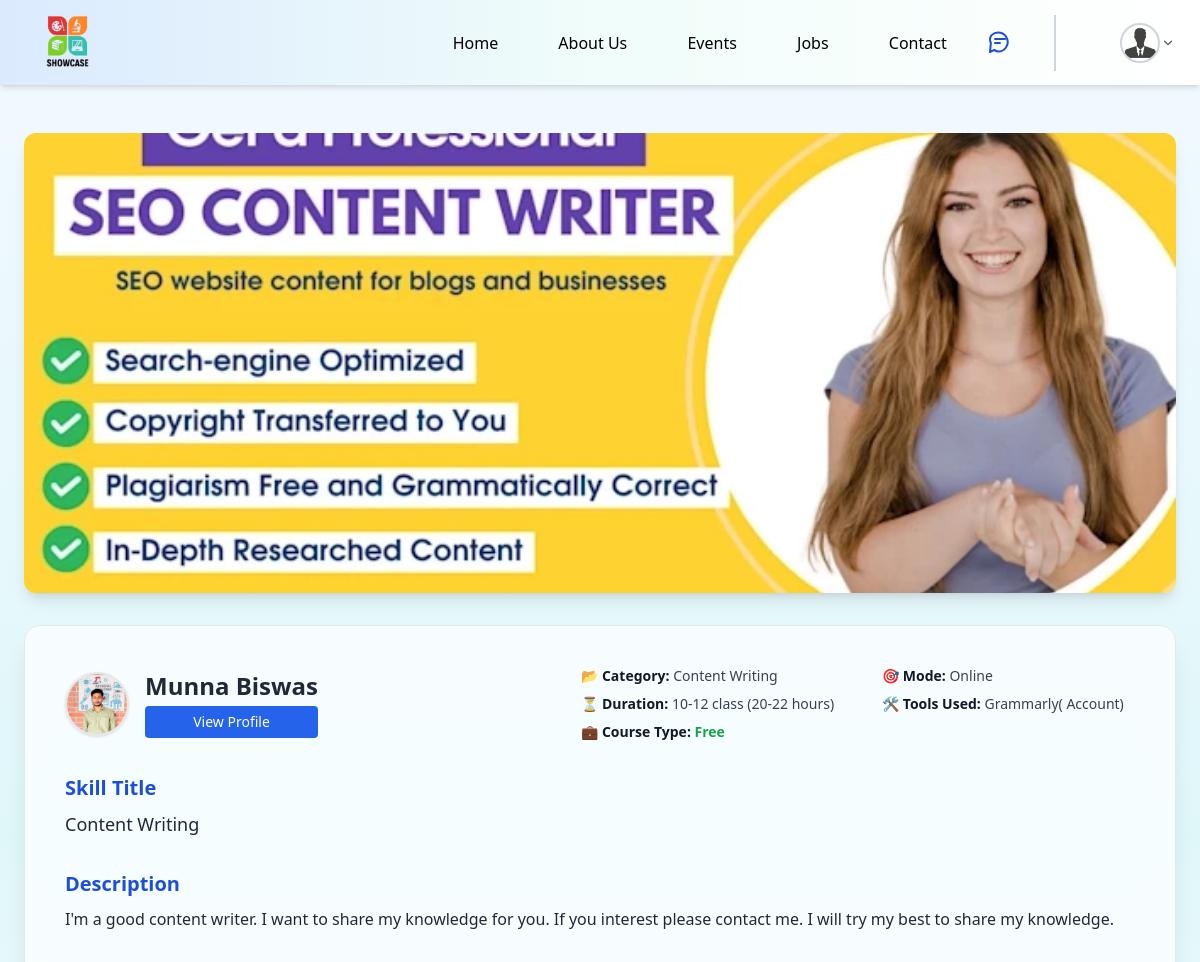
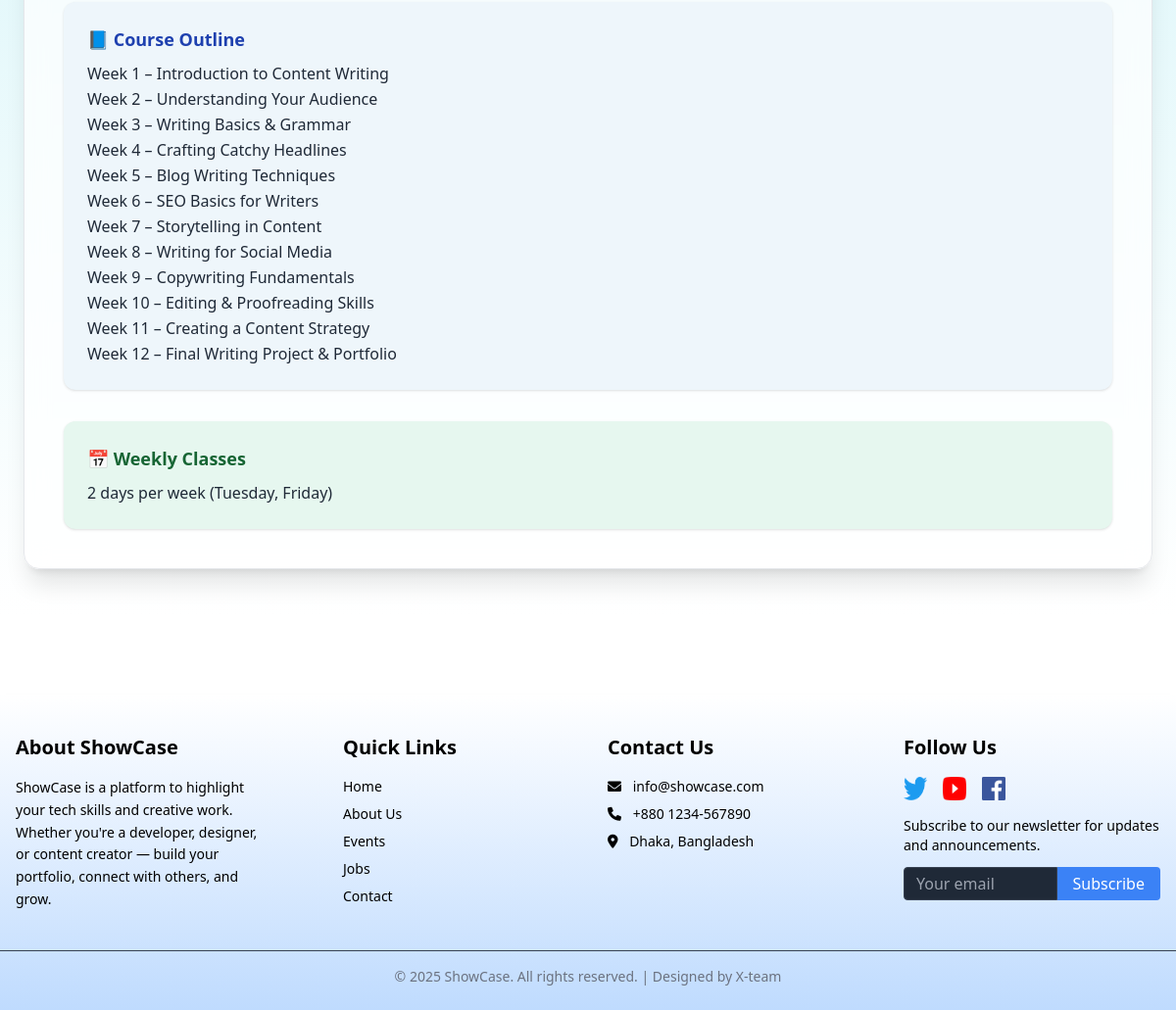
The app's page /postDetails.php?id=114 (signed in) with its own data (2 pictures, top to bottom).
### tables this page shows
CREATE TABLE `skill_posts` (
  `id` int(11) NOT NULL,
  `user_id` int(11) NOT NULL,
  `title` varchar(255) DEFAULT NULL,
  `description` text DEFAULT NULL,
  `category` varchar(100) DEFAULT NULL,
  `image_path` varchar(255) DEFAULT NULL,
  `video_path` varchar(255) DEFAULT NULL,
  `created_at` timestamp NOT NULL DEFAULT current_timestamp(),
  `tools_used` varchar(255) DEFAULT NULL,
  `MODE` enum('Online','Offline') DEFAULT 'Online',
  `duration` varchar(100) DEFAULT NULL,
  `others` text DEFAULT NULL,
  `course_outline` text DEFAULT NULL,
  `weekly_class` varchar(255) DEFAULT NULL,
  `course_type` enum('free','paid') DEFAULT 'free'
);

CREATE TABLE `users` (
  `id` int(11) NOT NULL,
  `name` varchar(100) DEFAULT NULL,
  `email` varchar(100) DEFAULT NULL,
  `password` varchar(255) DEFAULT NULL,
  `cover_photo` varchar(255) DEFAULT 'Images/default_cover.jpg',
  `profile_picture` varchar(255) DEFAULT 'Images/default_profile.png'
);

### postDetails.php (the view, shortened to what this page needs)
<?php
include 'db.php';
$user_id = $_SESSION['user_id'];
$stmt = $conn->prepare("SELECT profile_picture FROM users WHERE id = ?");
$stmt->bind_param("i", $user_id);
$stmt->execute();
$stmt->bind_result($profile_picture);
$imagePath = (!empty($profile_picture) && file_exists(__DIR__ . "/profileSystem/" . $profile_picture))
    ? "profileSystem/" . $profile_picture
    : "Images/default_profile.jpg";
$post_id = intval($_GET['id']);
$query = "SELECT sp.*, u.name AS user_name, u.profile_picture, u.id AS user_id
          FROM skill_posts sp
          JOIN users u ON sp.user_id = u.id
          WHERE sp.id = ?";
$stmt = $conn->prepare($query);
$stmt->bind_param("i", $post_id);
$stmt->execute();
$result = $stmt->get_result();
$post = $result->fetch_assoc();
$profile_picture = (!empty($post['profile_picture']) && file_exists("profileSystem/" . $post['profile_picture']))
    ? "profileSystem/" . $post['profile_picture']
    : "Images/default_profile.jpg";
?>
<!DOCTYPE html>
<html lang="en">
<head>
    <script src="https://cdn.tailwindcss.com"></script>
    <link rel="stylesheet" href="https://cdnjs.cloudflare.com/ajax/libs/font-awesome/6.0.0-beta3/css/all.min.css">
</head>
<body class="bg-white font-sans">
    <header class="bg-gradient-to-r from-blue-100 via-teal-50 to-mint-50 flex justify-between items-center sticky top-0 z-50 shadow-md">
        <a href="home.php"><img src="Images/logo.webp" class="w-[55px] h-[85px] ml-10 hover:cursor-pointer" loading="eager"></a>
        <div class="text-center pl-40">
            <a href="home.php" class="pl-40 hover:text-sky-500">Home</a>
            <a href="aboutUs.php" class="pl-14 hover:text-sky-500">About Us</a>
            <a href="event.php" class="pl-14 hover:text-sky-500">Events</a>
            <a href="contact.php" class="pl-14 hover:text-sky-500">Jobs</a>
            <a href="contact.php" class="pl-14 hover:text-sky-500">Contact</a>
        </div>
        <a href="messenger.php" title="Messages"
            class="relative inline-flex items-center justify-center w-8 h-8 text-blue-700 hover:text-blue-900 transition-all duration-300">
        </a>
        <div class="relative inline-block text-left">
            <button type="button" id="profileMenuButton" class="flex items-center border-l-2 border-gray-300 p-2 mr-4">
                <img src="<?php echo $imagePath . '?v=' . time(); ?>"
                    alt="Profile Picture"
                    class="rounded-full h-10 w-10 border-2 border-gray-300 ml-14">
                <svg xmlns="http://www.w3.org/2000/svg" class="h-4 w-4 text-gray-600" viewBox="0 0 20 20" fill="currentColor">
                    <path fill-rule="evenodd" d="M5.23 7.21a.75.75 0 011.06.02L10 10.94l3.71-3.71a.75.75 0 111.06 1.06l-4.24 4.25a.75.75 0 01-1.06 0L5.21 8.29a.75.75 0 01.02-1.08z" clip-rule="evenodd" />
                </svg>
            </button>
        </div>
    </header>
    <div class="relative bg-gradient-to-b from-[#f0f9ff] via-[#e0f7fa] to-white py-12">
        <div class="max-w-6xl mx-auto mb-8">
            <div class="overflow-hidden rounded-xl shadow-lg transition-transform hover:scale-[1.01] duration-300">
                <?php if (!empty($post['video_path'])): ?>
                    <video controls class="w-full h-[460px] object-cover">
                        <source src="<?= htmlspecialchars($post['video_path']) ?>" type="video/mp4">
                        Your browser does not support the video tag.
                    </video>
                <?php elseif (!empty($post['image_path'])): ?>
                    <img src="<?= htmlspecialchars($post['image_path']) ?>" alt="Skill Image" class="w-full h-[460px] object-cover">
                <?php else: ?>
                    <div class="text-center text-gray-500 py-16">No image or video available.</div>
                <?php endif; ?>
            </div>
        </div>
        <div class="max-w-6xl mx-auto bg-white/70 backdrop-blur-md p-10 rounded-2xl shadow-xl border border-gray-200">
            <div class="flex flex-col md:flex-row justify-between items-center gap-6 mb-8">
                <div class="flex items-center gap-4">
                    <img src="<?= $profile_picture ?>" alt="User" class="w-16 h-16 rounded-full border-2 shadow">
                    <div class="flex flex-col">
                        <h2 class="inline-block text-2xl font-bold text-gray-800 whitespace-nowrap">
                            <?= htmlspecialchars($post['user_name']) ?>
                        </h2>
                        <a href="profileView.php?id=<?= $post['user_id'] ?>"
                            class="inline-block mt-1 text-sm bg-blue-600 text-white px-2 py-1.5 rounded hover:bg-blue-700 transition whitespace-nowrap text-center ">
                            View Profile
                        </a>
                    </div>
                </div>
                <div class="grid grid-cols-1 sm:grid-cols-2 gap-x-12 gap-y-2 text-gray-700 text-sm ml-10">
                    <p><strong class="text-gray-900">📂 Category:</strong> <?= htmlspecialchars($post['category']) ?></p>
                    <p><strong class="text-gray-900">🎯 Mode:</strong> <?= htmlspecialchars($post['MODE']) ?></p>
                    <p><strong class="text-gray-900">⏳ Duration:</strong> <?= htmlspecialchars($post['duration']) ?></p>
                    <p><strong class="text-gray-900">🛠️ Tools Used:</strong> <?= htmlspecialchars($post['tools_used']) ?></p>
                    <?php if (!empty($post['course_type'])): ?>
                        <p><strong class="text-gray-900">💼 Course Type:</strong>
                            <span class="<?= $post['course_type'] === 'paid' ? 'text-red-600 font-semibold' : 'text-green-600 font-semibold' ?>">
                                <?= ucfirst(htmlspecialchars($post['course_type'])) ?>
                            </span>
                        </p>
                    <?php endif; ?>
                </div>
            </div>
            <div class="space-y-8 text-gray-800 leading-relaxed">
                <div>
                    <h3 class="text-xl font-semibold text-blue-700 mb-2">Skill Title</h3>
                    <p class="text-lg"><?= htmlspecialchars($post['title']) ?></p>
                </div>
                <div>
                    <h3 class="text-xl font-semibold text-blue-700 mb-2">Description</h3>
                    <p><?= nl2br(htmlspecialchars($post['description'])) ?></p>
                </div>
                <?php if (!empty($post['course_outline'])): ?>
                    <div class="bg-[#eef6fb] p-6 rounded-xl shadow">
                        <h3 class="text-lg font-bold text-blue-800 mb-2">📘 Course Outline</h3>
                        <p><?= nl2br(htmlspecialchars($post['course_outline'])) ?></p>
                    </div>
                <?php endif; ?>
                <?php if (!empty($post['weekly_class'])): ?>
                    <div class="bg-[#e6f7ef] p-6 rounded-xl shadow">
                        <h3 class="text-lg font-bold text-green-800 mb-2">📅 Weekly Classes</h3>
                        <p><?= nl2br(htmlspecialchars($post['weekly_class'])) ?></p>
                    </div>
                <?php endif; ?>
            </div>
        </div>
    </div>
    <footer class="bg-gradient-to-b from-white to-blue-200 mt-20 pt-10 pb-6 shadow-md">
        <div class="max-w-7xl mx-auto px-4 grid grid-cols-1 sm:grid-cols-2 lg:grid-cols-4 gap-10">
            <div>
                <h3 class="text-xl font-semibold mb-4">About ShowCase</h3>
                <p class="text-sm leading-relaxed">
                    ShowCase is a platform to highlight your tech skills and creative work. Whether you're a developer,
                    designer, or content creator — build your portfolio, connect with others, and grow.
                </p>
            </div>
            <div class="ml-8">
                <h3 class="text-xl font-semibold mb-4">Quick Links</h3>
                <ul class="space-y-2 text-sm">
                    <li><a href="home.php" class="hover:text-blue-400 transition">Home</a></li>
                    <li><a href="aboutUs.php" class="hover:text-blue-400 transition">About Us</a></li>
                    <li><a href="event.php" class="hover:text-blue-400 transition">Events</a></li>
                    <li><a href="job.php" class="hover:text-blue-400 transition">Jobs</a></li>
                    <li><a href="contact.php" class="hover:text-blue-400 transition">Contact</a></li>
                </ul>
            </div>
            <div>
                <h3 class="text-xl font-semibold mb-4">Contact Us</h3>
                <ul class="text-sm space-y-2">
                    <li><i class="fas fa-envelope mr-2"></i> info@showcase.com</li>
                    <li><i class="fas fa-phone mr-2"></i> +880 1234-567890</li>
                    <li><i class="fas fa-map-marker-alt mr-2"></i> Dhaka, Bangladesh</li>
                </ul>
            </div>
            <div>
                <h3 class="text-xl font-semibold mb-4">Follow Us</h3>
                <div class="flex space-x-4">
                    <a href="#"><img src="Images/twitter.webp" alt="Twitter" class="w-6 h-6 hover:scale-110 transition duration-200" /></a>
                    <a href="#"><img src="Images/youtube.webp" alt="YouTube" class="w-6 h-6 hover:scale-110 transition duration-200" /></a>
                    <a href="#"><img src="Images/facebook.webp" alt="Facebook" class="w-6 h-6 hover:scale-110 transition duration-200" /></a>
                </div>
                <p class="text-sm mt-4">Subscribe to our newsletter for updates and announcements.</p>
                <form class="mt-3 flex">
                    <input type="email" placeholder="Your email" class="w-full px-3 py-1 rounded-l bg-gray-800 text-white border border-gray-700 focus:outline-none">
                    <button class="bg-blue-500 text-white px-4 py-1 rounded-r hover:bg-blue-600 transition">Subscribe</button>
                </form>
            </div>
        </div>
        <div class="mt-10 border-t border-gray-700 pt-4 text-center text-sm text-gray-500">
            <p>© 2025 ShowCase. All rights reserved. | Designed by X-team</p>
        </div>
    </footer>
</body>
</html>

### records on screen
skill_posts: image_path (picture), user.profile_picture (picture), user.name "Munna Biswas", category "Content Writing", MODE "Online", duration "10-12 class (20-22 hours)", tools_used "Grammarly( Account)", course_type "Free", title "Content Writing", description "I'm a good content writer. I want to share my knowledge for you. If you interest please contact me. I will try my best to share my knowledge.", course_outline "Week 1 – Introduction to Content Writing Week 2 – Understanding Your Audience Week 3 – Writing Basics & Grammar Week 4 – Crafting Catchy Headlines Week 5 – Blog Writing Techniques Week 6 – SEO Basics for Writers Week 7 – Storytelling in Content Week 8 – Writing for Social Media Week 9 – Copywriting Fundamentals Week 10 – Editing & Proofreading Skills Week 11 – Creating a Content Strategy Week 12 – Final Writing Project & Portfolio", weekly_class "2 days per week (Tuesday, Friday)"
